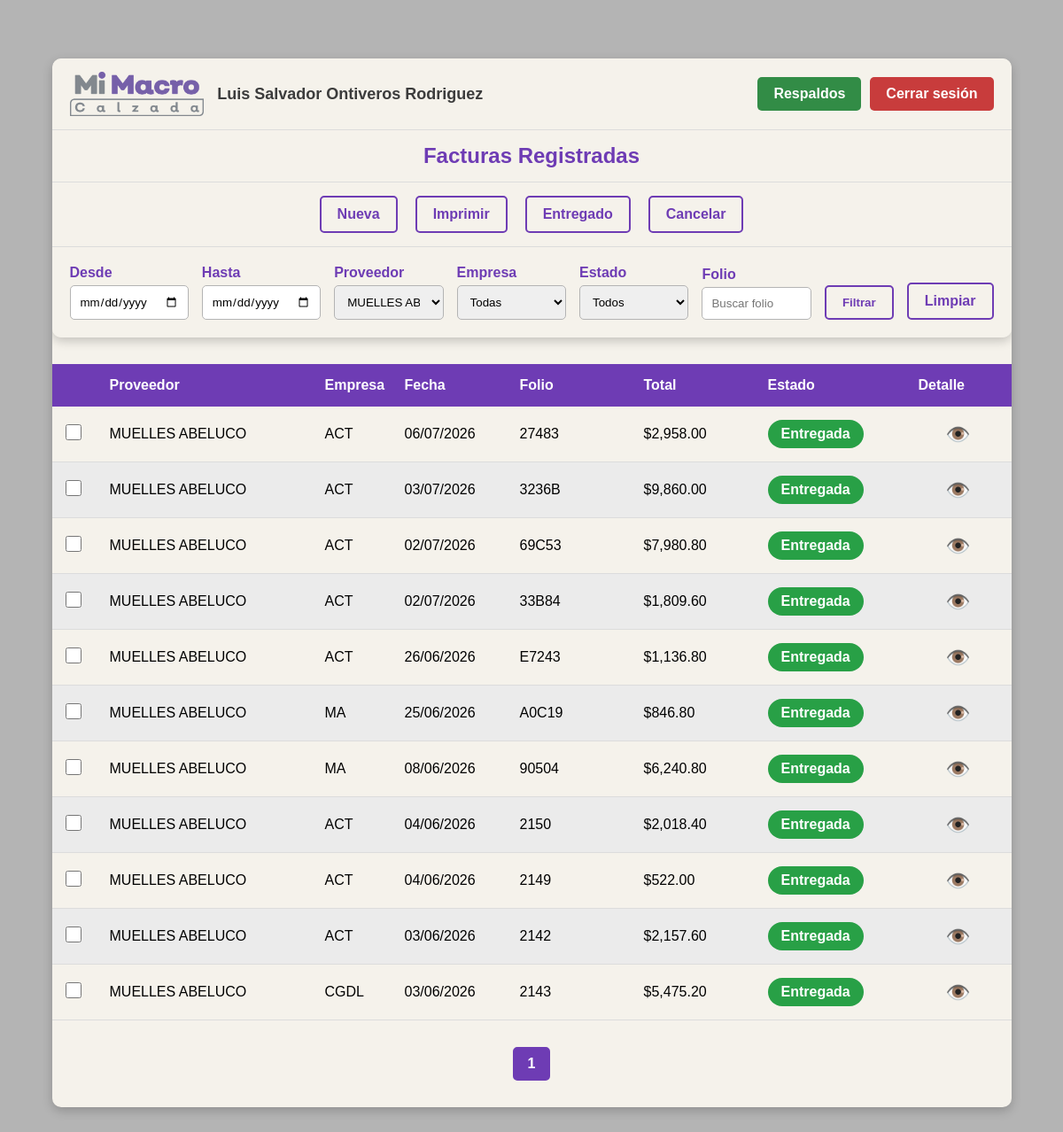
Before: /facturas.php?id_provedor=26 (signed in) with the older database file.
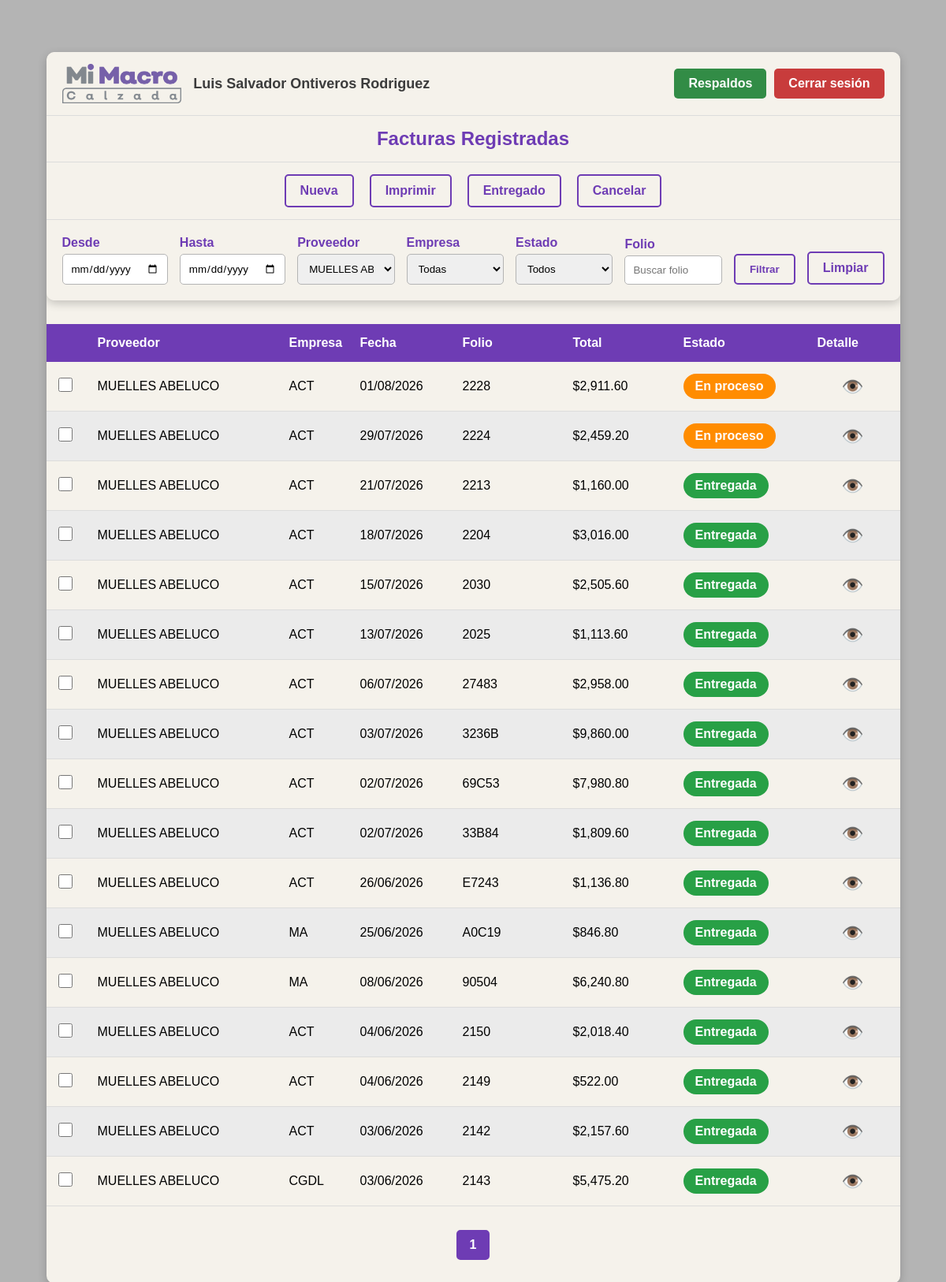
After: the same page with the newer database file.
### tables this page shows
CREATE TABLE `factura` (
  `id` int(11) NOT NULL,
  `id_empresa` int(11) NOT NULL,
  `id_provedor` int(11) NOT NULL,
  `folio` varchar(20) NOT NULL,
  `fecha` date NOT NULL,
  `total` decimal(10,2) NOT NULL,
  `estado` int(11) NOT NULL DEFAULT 0,
  `fecha_registro` date NOT NULL,
  `fecha_entregado` date DEFAULT NULL
);

CREATE TABLE `provedores` (
  `id` int(11) NOT NULL,
  `nombre` varchar(255) NOT NULL,
  `irs` int(11) NOT NULL DEFAULT 0,
  `eliminado` int(1) NOT NULL DEFAULT 0
);

### facturas.php (the view, shortened to what this page needs)
<?php
$con = conecta();
$fecha_inicio = isset($_GET['fecha_inicio']) ? $_GET['fecha_inicio'] : '';
$fecha_fin    = isset($_GET['fecha_fin'])    ? $_GET['fecha_fin']    : '';
$id_provedor  = isset($_GET['id_provedor'])  ? intval($_GET['id_provedor'])  : 0;
$id_empresa   = isset($_GET['id_empresa'])   ? intval($_GET['id_empresa'])   : 0;
$folio        = isset($_GET['folio'])        ? trim($_GET['folio'])        : '';
$estado       = isset($_GET['estado'])       ? $_GET['estado']             : '';
$where = "WHERE 1=1";
if($id_provedor > 0){
    $where .= " AND f.id_provedor = $id_provedor";
}
$registros_por_pagina = 30;
$pagina = isset($_GET['pagina']) ? intval($_GET['pagina']) : 1;
$inicio = ($pagina - 1) * $registros_por_pagina;
$sqlTotal = "SELECT COUNT(*) AS total
             FROM factura f
             INNER JOIN provedores p ON f.id_provedor = p.id
             INNER JOIN empresa e ON f.id_empresa = e.id
             $where";
$resTotal = $con->query($sqlTotal);
$filaTotal = $resTotal->fetch_assoc();
$total_registros = $filaTotal['total'];
$total_paginas = ceil($total_registros / $registros_por_pagina);
$sql = "SELECT
            f.id,
            f.id_empresa,
            p.nombre AS proveedor,
            e.nombre AS empresa,
            f.fecha,
            f.folio,
            f.total,
            f.estado
        FROM factura f
        INNER JOIN provedores p ON f.id_provedor = p.id
        INNER JOIN empresa e ON f.id_empresa = e.id
        $where
        ORDER BY f.fecha DESC
        LIMIT $inicio, $registros_por_pagina";
$resultado = $con->query($sql);
?>
<!DOCTYPE html>
<html lang="es">
<head>
    <link rel="stylesheet" href="css/facturas.css">
    <link rel="stylesheet" href="css/menu.css">
</head>
<body>
<div class="contenedor">
    <?php include("menu.php"); ?>
    <div class="encabezado">
        <div>Proveedor</div>
        <div>Empresa</div>
        <div>Fecha</div>
        <div>Folio</div>
        <div>Total</div>
        <div>Estado</div>
        <div>Detalle</div>
    </div>
    <?php while($fila = $resultado->fetch_assoc()){ ?>
        <?php
        $clase = "";
        $texto = "";
        switch($fila['estado']){
            case 1:
                $clase = "proceso";
                $texto = "En proceso";
                break;
            case 2:
                $clase = "entregada";
                $texto = "Entregada";
                break;
        }
        switch($fila['id_empresa']){
            case 5:
                $empresa = "CGDL";
                break;
            case 6:
                $empresa = "ACT";
                break;
            case 7:
                $empresa = "MA";
                break;
        }
        ?>
        <div class="fila">
            <div>
                <input type="checkbox" class="chkFactura" value="<?= $fila['id'] ?>">
            </div>
            <div>
                <?= htmlspecialchars($fila['proveedor']) ?>
            </div>
            <div>
                <?= $empresa ?>
            </div>
            <div>
                <?= date('d/m/Y', strtotime($fila['fecha'])) ?>
            </div>
            <div>
                <?= htmlspecialchars($fila['folio']) ?>
            </div>
            <div>
                $<?= number_format($fila['total'], 2) ?>
            </div>
            <div>
                <span class="estado <?= $clase ?>">
                    <?= $texto ?>
                </span>
            </div>
            <div class="accion">
                <a href="factura_detalle.php?id=<?= $fila['id'] ?>">👁️</a>
            </div>
        </div>
    <?php } ?>
    <div class="paginacion">
        <?php for($i = 1; $i <= $total_paginas; $i++){ ?>
            <a
    href="?pagina=<?= $i ?>&fecha_inicio=<?= urlencode($fecha_inicio) ?>&fecha_fin=<?= urlencode($fecha_fin) ?>&id_provedor=<?= $id_provedor ?>&id_empresa=<?= $id_empresa ?>&folio=<?= urlencode($folio) ?>&estado=<?= urlencode($estado) ?>"
                class="<?= ($i == $pagina) ? 'actual' : '' ?>">
                <?= $i ?>
            </a>
        <?php } ?>
    </div>
</div>
</body>
</html>

### menu.php (shortened to what this page needs)
<?php
$nombre = $_SESSION['nombreUser'];
?>
<div class="menu">
    <div class="fila1">
        <div class="usuario">
            <img src="admin/fotos/logo.png" class="logo" alt="Logo Sistema">
            <span>
                <?= htmlspecialchars($nombre) ?>
            </span>
        </div>
        <div class="accionesUsuario">
            <a
                href="respaldos.php"
                class="btnBackup">
                Respaldos
            </a>
            <a
                href="funciones/logout.php"
                class="btnSalir">
                Cerrar sesión
            </a>
        </div>
    </div>
    <div class="fila2">
        Facturas Registradas
    </div>
    <div class="fila3">
        <a href="factura_alta.php" class="btnMenu">
            Nueva
        </a>
        <a href="#" class="btnMenu" id="btnImprimir">
            Imprimir
        </a>
        <a href="#" class="btnMenu" id="btnEntregado">
            Entregado
        </a>
        <a href="#" class="btnMenu" id="btnCancelar">
            Cancelar
        </a>
    </div>
    <div class="fila4">
        <form action="facturas.php" method="GET" class="formFiltros">
            <div>
                <label>Desde</label>
                <input
                    type="date"
                    name="fecha_inicio"
                    value="<?= $_GET['fecha_inicio'] ?? '' ?>">
            </div>
            <div>
                <label>Hasta</label>
                <input
                    type="date"
                    name="fecha_fin"
                    value="<?= $_GET['fecha_fin'] ?? '' ?>">
            </div>
            <div>
                <label>Proveedor</label>
                <select name="id_provedor" class="filtroSelect">
                    <?php
                    $sql = "SELECT id, nombre
                            FROM provedores
                            WHERE eliminado = 0
                            ORDER BY nombre";
                    $res = $con->query($sql);
                    while($prov = $res->fetch_assoc()){
                    ?>
                        <option
                            value="<?= $prov['id'] ?>"
                            <?= (
                                isset($_GET['id_provedor']) &&
                                $_GET['id_provedor'] == $prov['id']
                            ) ? 'selected' : '' ?>>
                            <?= htmlspecialchars($prov['nombre']) ?>
                        </option>
                    <?php } ?>
                </select>
            </div>
            <div>
                <label>Empresa</label>
                <select name="id_empresa" class="filtroSelect">
                    <option value="">Todas</option>
                </select>
            </div>
            <div>
                <label>Estado</label>
                <select name="estado">
                    <option value="">Todos</option>
                </select>
            </div>
            <div>
                <label>Folio</label>
                <input
                    type="text"
                    name="folio"
                    placeholder="Buscar folio"
                    value="<?= $_GET['folio'] ?? '' ?>">
            </div>
            <button type="submit" class="btnMenu">
                Filtrar
            </button>
            <a href="facturas.php" class="btnMenu">
                Limpiar
            </a>
        </form>
    </div>
</div>

### css/facturas.css (style rules this page uses)
* { margin: 0; padding: 0; box-sizing: border-box; font-family: Arial, Helvetica, sans-serif; }
body { background-color: rgb(180, 180, 180); min-height: 100vh; padding: 30px; margin: 3% 0; }
.contenedor { width: 95%; margin: auto; background-color: rgb(245, 242, 235); border-radius: 10px; overflow: hidden; box-shadow: 0px 4px 12px rgba(0, 0, 0, .2); }
.encabezado, .fila { display: grid; grid-template-columns: 50px 2fr 90px 130px 140px 140px 170px 90px; align-items: center; }
.encabezado { background-color: rgb(110, 60, 180); color: white; font-weight: bold; padding: 15px; }
.fila { padding: 15px; border-bottom: 1px solid rgb(220, 220, 220); }
.fila:nth-child(even) { background-color: rgb(235, 235, 235); }
.estado { display: inline-block; padding: 7px 15px; border-radius: 20px; color: white; font-weight: bold; text-align: center; }
.proceso { background-color: rgb(255, 140, 0); }
.entregada { background-color: rgb(40, 160, 70); }
.accion { text-align: center; }
.accion a { text-decoration: none; font-size: 1.4rem; transition: .2s; }
.chkFactura { width: 18px; height: 18px; cursor: pointer; }
.paginacion { padding: 30px; display: flex; justify-content: center; gap: 10px; flex-wrap: wrap; }
.paginacion a { text-decoration: none; color: rgb(110, 60, 180); border: 2px solid rgb(110, 60, 180); padding: 8px 15px; border-radius: 5px; font-weight: bold; transition: .2s; }
.paginacion .actual { background-color: rgb(110, 60, 180); color: white; border: 2px solid rgb(110, 60, 180); padding: 8px 15px; border-radius: 5px; font-weight: bold; }

### css/menu.css (style rules this page uses)
.menu { width: 100%; margin-bottom: 30px; border-radius: 10px; overflow: hidden; box-shadow: 0px 4px 12px rgba(0, 0, 0, .2); }
.fila1 { background-color: rgb(245, 242, 235); padding: 15px 20px; display: flex; justify-content: space-between; align-items: center; }
.usuario { display: flex; align-items: center; gap: 15px; font-weight: bold; color: rgb(60, 60, 60); font-size: 18px; }
.logo { height: 50px; }
.fila2 { background-color: rgb(245, 242, 235); color: rgb(110, 60, 180); text-align: center; padding: 15px; font-size: 24px; font-weight: bold; border-top: 1px solid rgb(220, 220, 220); border-bottom: 1px solid rgb(220, 220, 220); }
.fila3 { background-color: rgb(245, 242, 235); padding: 15px; display: flex; justify-content: center; gap: 20px; flex-wrap: wrap; }
.btnMenu, .btnSalir { text-decoration: none; color: white; padding: 10px 18px; border-radius: 5px; font-weight: bold; transition: .2s; }
.btnMenu { text-decoration: none; color: rgb(110, 60, 180); border: 2px solid rgb(110, 60, 180); background-color: transparent; padding: 10px 18px; border-radius: 5px; font-weight: bold; transition: .2s; }
.btnSalir { background-color: rgb(200, 60, 60); }
.fila4 { background-color: rgb(245, 242, 235); border-top: 1px solid rgb(220, 220, 220); padding: 20px; }
.formFiltros { display: grid; grid-template-columns: repeat(6, 1fr) auto auto; gap: 15px; align-items: end; }
.formFiltros label { display: block; margin-bottom: 5px; color: rgb(110, 60, 180); font-weight: bold; }
.formFiltros input, .formFiltros select { width: 100%; padding: 10px; border: 1px solid rgb(180, 180, 180); border-radius: 5px; }
.accionesUsuario { display:flex; gap:10px; }
.btnBackup { text-decoration:none; background-color:rgb(50,140,70); color:white; padding:10px 18px; border-radius:5px; font-weight:bold; transition:.2s; }

Changed rows visible on the page:
added factura: id_provedor.nombre "MUELLES ABELUCO", id_empresa "ACT", fecha "01/08/2026", folio "2228", total "2,911.60", estado "En proceso"
added factura: id_provedor.nombre "MUELLES ABELUCO", id_empresa "ACT", fecha "29/07/2026", folio "2224", total "2,459.20", estado "En proceso"
added factura: id_provedor.nombre "MUELLES ABELUCO", id_empresa "ACT", fecha "21/07/2026", folio "2213", total "1,160.00", estado "Entregada"
added factura: id_provedor.nombre "MUELLES ABELUCO", id_empresa "ACT", fecha "18/07/2026", folio "2204", total "3,016.00", estado "Entregada"
added factura: id_provedor.nombre "MUELLES ABELUCO", id_empresa "ACT", fecha "15/07/2026", folio "2030", total "2,505.60", estado "Entregada"
added factura: id_provedor.nombre "MUELLES ABELUCO", id_empresa "ACT", fecha "13/07/2026", folio "2025", total "1,113.60", estado "Entregada"
